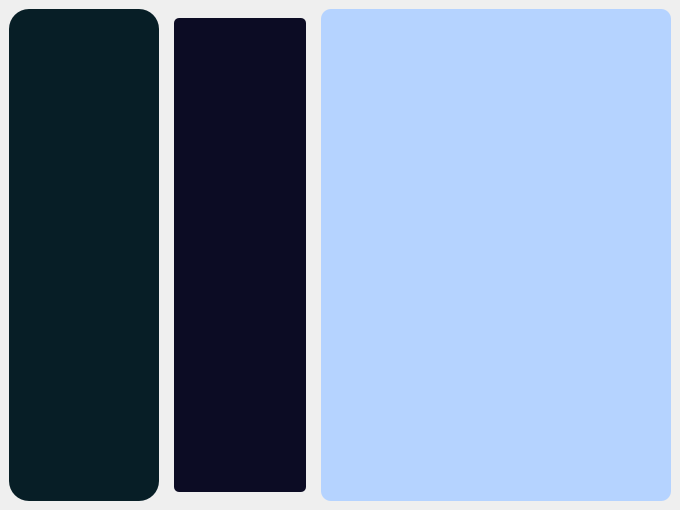
<?xml version="1.0" encoding="UTF-8"?>
<ui version="4.0">
 <class>MainWindow</class>
 <widget class="QMainWindow" name="MainWindow">
  <property name="geometry">
   <rect>
    <x>0</x>
    <y>0</y>
    <width>680</width>
    <height>510</height>
   </rect>
  </property>
  <property name="windowTitle">
   <string>MainWindow</string>
  </property>
  <widget class="QWidget" name="centralwidget">
   <property name="styleSheet">
    <string notr="true">*{
border: none;
background-color: transparent;
color:#ffffff;
}
#treeFrame{
background-color:#071e26;
border-radius:20px;
}
QListView{
padding: 10px;
background-color: #0c0c24;
border-radius:5px;
}
#mainFrame{
background-color:#b5d3ff;
border-radius:10px;
}</string>
   </property>
   <layout class="QHBoxLayout" name="horizontalLayout">
    <item alignment="Qt::AlignLeft">
     <widget class="QFrame" name="treeFrame">
      <property name="minimumSize">
       <size>
        <width>150</width>
        <height>0</height>
       </size>
      </property>
      <property name="frameShape">
       <enum>QFrame::StyledPanel</enum>
      </property>
      <property name="frameShadow">
       <enum>QFrame::Raised</enum>
      </property>
      <layout class="QVBoxLayout" name="verticalLayout">
       <item>
        <widget class="QTreeView" name="treeView"/>
       </item>
      </layout>
     </widget>
    </item>
    <item alignment="Qt::AlignLeft">
     <widget class="QFrame" name="listFrame">
      <property name="minimumSize">
       <size>
        <width>150</width>
        <height>0</height>
       </size>
      </property>
      <property name="frameShape">
       <enum>QFrame::StyledPanel</enum>
      </property>
      <property name="frameShadow">
       <enum>QFrame::Raised</enum>
      </property>
      <layout class="QVBoxLayout" name="verticalLayout_2">
       <item>
        <widget class="QListView" name="listView"/>
       </item>
      </layout>
     </widget>
    </item>
    <item alignment="Qt::AlignRight">
     <widget class="QFrame" name="mainFrame">
      <property name="minimumSize">
       <size>
        <width>350</width>
        <height>0</height>
       </size>
      </property>
      <property name="frameShape">
       <enum>QFrame::StyledPanel</enum>
      </property>
      <property name="frameShadow">
       <enum>QFrame::Raised</enum>
      </property>
     </widget>
    </item>
   </layout>
  </widget>
  <widget class="QMenuBar" name="menubar">
   <property name="geometry">
    <rect>
     <x>0</x>
     <y>0</y>
     <width>680</width>
     <height>21</height>
    </rect>
   </property>
  </widget>
 </widget>
 <resources/>
 <connections/>
</ui>
